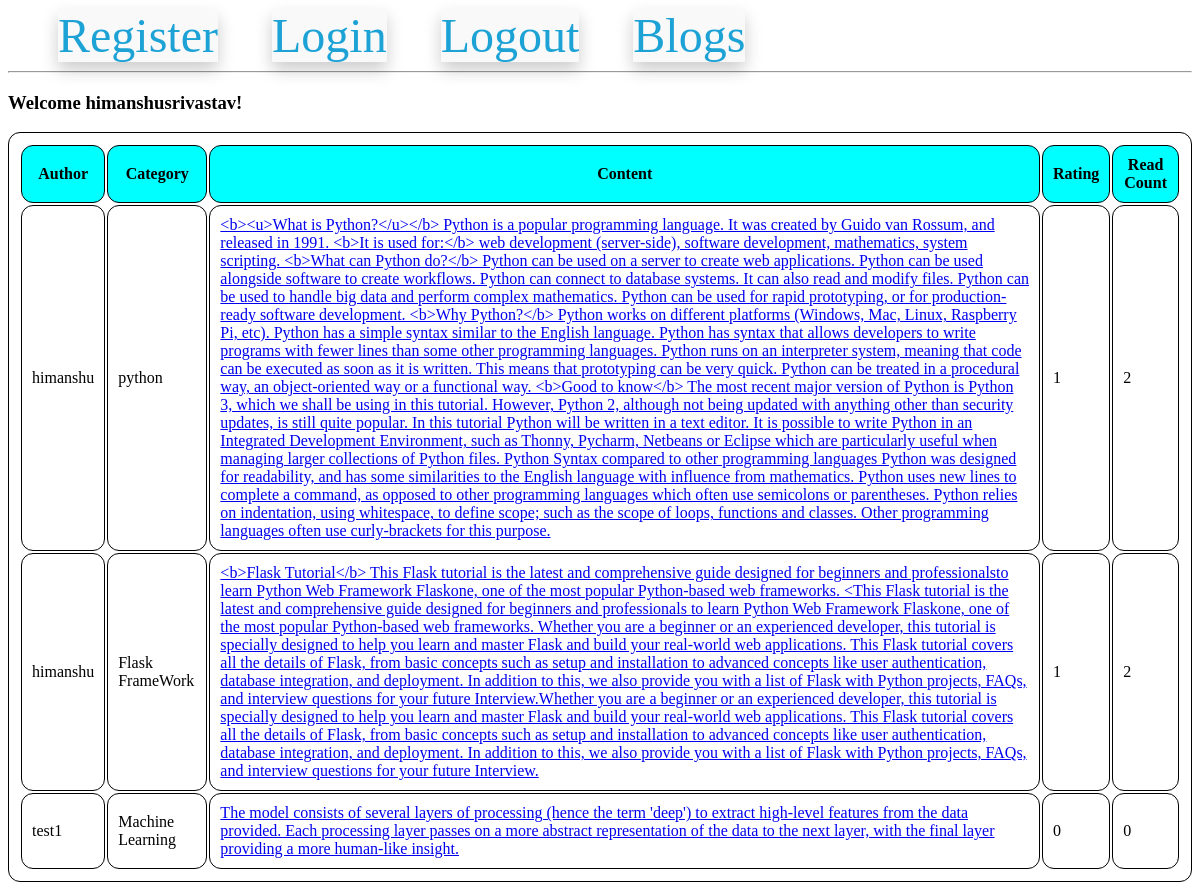
/listAllBlogs (signed in), run on the app's committed database.
### models.py (models this page shows, shortened)
class UserModel(UserMixin, db.Model):
    __tablename__ = "users"
    id = db.Column(db.Integer, primary_key=True)
    email = db.Column(db.String(100), unique=True)
    username = db.Column(db.String(100))
    password_hash = db.Column(db.String(250))

class BlogModel(db.Model):
    id = db.Column(db.Integer, primary_key=True)
    category_id = db.Column(
        db.Integer, db.ForeignKey("category_master.category_id"), nullable=False
    )
    blog_user_id = db.Column(db.Integer, db.ForeignKey("users.id"), nullable=False)
    blog_text = db.Column(db.Text, nullable=False)
    blog_creation_date = db.Column(db.DateTime)
    blog_read_count = db.Column(db.Integer, default=0)
    blog_rating_count = db.Column(db.Integer, default=0)

### routes.py (the view)
@app.route('/listAllBlogs')
def list_all_blogs():
    all_blogs = BlogModel.query.all()
    all_users = {user.id: user for user in UserModel.query.all()}  # Create a dictionary for quick access to users by ID
    return render_template('list_all_blogs.html', all_blogs=all_blogs, all_users=all_users, all_categories=global_all_category_name)

### models.py (called while the page is built)
@login.user_loader
def load_user(id):
    return UserModel.query.get(int(id))

### templates/list_all_blogs.html (shortened to what this page needs)
{% extends 'base.html' %}
{% block content %}
{% if current_user.is_anonymous %}
    <h3>Welcome Guest!</h3>
{% else %}
    <h3>Welcome {{ current_user.username }}!</h3>
{% endif %}
<table>
    <thead>
        <tr>
            <th>Author</th>
            <th>Category</th>
            <th>Content</th>
            <th>Rating</th>
            <th>Read Count</th>
        </tr>
    </thead>
    <tbody>
        {% for blog in all_blogs %}
        <tr>
            <td>{{ all_users[blog.blog_user_id].username }}</td>
            <td>{{ all_categories[blog.category_id - 1] }}</td>
            {% if current_user.is_authenticated %}
               <td><a href="{{ url_for('blog_detail', blog_id=blog.id, username=all_users[blog.blog_user_id].username, category=all_categories[blog.category_id - 1]) }}">{{ blog.blog_text }}</a></td>
            {% else %}
               <td>{{ blog.blog_text }}</td>
            {% endif %}
            <td>{{ blog.blog_rating_count }}</td>
            <td>{{ blog.blog_read_count }}</td>
        </tr>
        {% endfor %}
    </tbody>
</table>
{% endblock %}

### templates/list_all_blogs.html (style rules this page uses)
th { background-color: aqua; }
table, th, td { border: 1px solid black; border-radius: 12px; padding: 10px; }

### data on the page
UserModel: username "himanshusrivastav"
BlogModel: all_categories "python", blog_text "<b><u>What is Python?</u></b> Python is a popular programming language. It was created by Guido van Rossum, and released in 1991. <b>It is used for:</b> web development (server-side), software development, mathematics, system scripting. <b>What can Python do?</b> Python can be used on a server to create web applications. Python can be used alongside software to create workflows. Python can connect to database systems. It can also read and modify files. Python can be used to handle big data and perform complex mathematics. Python can be used for rapid prototyping, or for production-ready software development. <b>Why Python?</b> Python works on different platforms (Windows, Mac, Linux,…", blog_rating_count "1", blog_read_count "2"
UserModel: username "himanshu"
BlogModel: all_categories "Flask FrameWork", blog_text "<b>Flask Tutorial</b> This Flask tutorial is the latest and comprehensive guide designed for beginners and professionalsto learn Python Web Framework Flaskone, one of the most popular Python-based web frameworks. <This Flask tutorial is the latest and comprehensive guide designed for beginners and professionals to learn Python Web Framework Flaskone, one of the most popular Python-based web frameworks. Whether you are a beginner or an experienced developer, this tutorial is specially designed to help you learn and master Flask and build your real-world web applications. This Flask tutorial covers all the details of Flask, from basic concepts such as setup and installation to advanced…", blog_rating_count "1", blog_read_count "2"
BlogModel: all_categories "Machine Learning", blog_text "The model consists of several layers of processing (hence the term 'deep') to extract high-level features from the data provided. Each processing layer passes on a more abstract representation of the data to the next layer, with the final layer providing a more human-like insight.", blog_rating_count "0", blog_read_count "0"
UserModel: username "test1"
